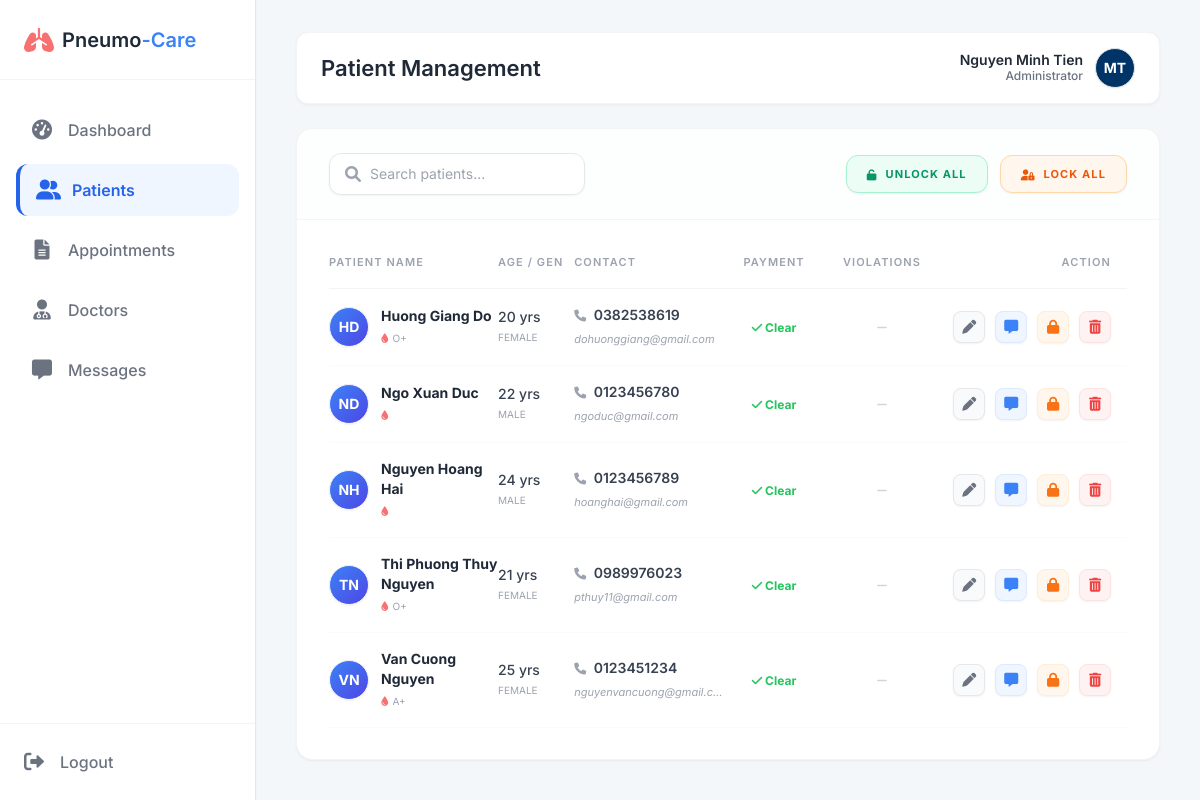
The app's page /adm_patients.php (signed in) with its own data.
### tables this page shows
CREATE TABLE `Patient_Profiles` (
  `patient_id` int(11) NOT NULL,
  `date_of_birth` date NOT NULL,
  `gender` enum('Male','Female','Other') DEFAULT NULL,
  `blood_group` varchar(5) DEFAULT NULL,
  `phone_number` varchar(20) DEFAULT NULL,
  `address` text DEFAULT NULL,
  `identity_card_number` varchar(20) DEFAULT NULL,
  `violations` int(11) NOT NULL DEFAULT 0
);

CREATE TABLE `Users` (
  `user_id` int(11) NOT NULL,
  `email` varchar(100) NOT NULL,
  `password_hash` varchar(255) NOT NULL,
  `full_name` varchar(100) NOT NULL,
  `role` enum('Admin','Doctor','Patient') NOT NULL,
  `avatar_url` text DEFAULT NULL,
  `is_active` tinyint(1) DEFAULT 1,
  `created_at` timestamp NOT NULL DEFAULT current_timestamp()
);

### adm_patients.php (the view, shortened to what this page needs)
<?php
require 'db.php';
$adminName = $_SESSION['name'];
function getInitials($fullName) {
    $words = explode(' ', trim($fullName));
    $count = count($words);
    if ($count >= 2) {
        $first = mb_substr($words[$count - 2], 0, 1, 'UTF-8');
        $second = mb_substr($words[$count - 1], 0, 1, 'UTF-8');
        return mb_strtoupper($first . $second, 'UTF-8');
    } elseif ($count == 1) {
        return mb_strtoupper(mb_substr($words[0], 0, 1, 'UTF-8'), 'UTF-8');
    }
    return '?';
}
$patients = [];
try {
    $pdo->exec("
        UPDATE Users SET is_active = 2
        WHERE role = 'Patient' AND user_id IN (
            SELECT patient_id FROM Appointments
            WHERE status = 'No-Show'
            GROUP BY patient_id
            HAVING COUNT(*) >= 3
        )
    ");
    $stmt = $pdo->query("
        SELECT u.user_id, u.full_name, u.email, u.avatar_url, u.is_active,
               pp.date_of_birth, pp.gender, pp.blood_group, pp.phone_number,
               (SELECT COUNT(*) FROM Appointments a WHERE a.patient_id = u.user_id AND a.status = 'Completed' AND a.fee_status = 'Unpaid') as unpaid_count,
               (SELECT COUNT(*) FROM Appointments a2 WHERE a2.patient_id = u.user_id AND a2.status = 'No-Show') as noshow_count
        FROM Users u
        JOIN Patient_Profiles pp ON u.user_id = pp.patient_id
        WHERE u.role = 'Patient' AND u.is_active IN (1, 2)
        ORDER BY noshow_count DESC, unpaid_count DESC, u.full_name ASC
    ");
    $patients = $stmt->fetchAll();
} catch (PDOException $e) {
    die("<div style='color:red; padding:20px; background:#fee2e2; border:1px solid #ef4444; margin:20px;'><b>Lỗi DB:</b> " . $e->getMessage() . "</div>");
}
function calculateAge($birthDate) {
    return date_diff(date_create($birthDate), date_create('today'))->y;
}
?>
<!DOCTYPE html>
<html lang="vi">
<head>
    <script src="https://cdn.tailwindcss.com"></script>
    <link href="https://cdnjs.cloudflare.com/ajax/libs/font-awesome/6.0.0/css/all.min.css" rel="stylesheet">
</head>
<body class="flex h-screen overflow-hidden text-gray-800">
<div class="flex w-full h-full relative">
    <aside class="w-64 bg-white border-r border-gray-200 flex flex-col h-full flex-shrink-0 z-10 shadow-sm">
        <div class="h-20 flex items-center px-6 border-b border-gray-100">
            <i class="fa-solid fa-lungs text-red-400 text-2xl mr-2"></i>
            <span class="text-xl font-semibold">Pneumo<span class="text-blue-500">-Care</span></span>
        </div>
        <nav class="flex-1 px-4 py-6 space-y-2 overflow-y-auto">
            <a href="adm_dashboard.php" class="flex items-center gap-4 px-4 py-3 text-gray-500 hover:bg-gray-50 hover:text-gray-800 rounded-xl transition-colors font-medium">
                <i class="fa-solid fa-gauge-high w-5 text-center text-xl"></i><span>Dashboard</span>
            </a>
            <a href="adm_patients.php" class="sidebar-active flex items-center gap-4 px-4 py-3 rounded-xl font-semibold transition-colors">
                <i class="fa-solid fa-user-group w-5 text-center text-xl"></i><span>Patients</span>
            </a>
            <a href="adm_appointments.php" class="flex items-center gap-4 px-4 py-3 text-gray-500 hover:bg-gray-50 hover:text-gray-800 rounded-xl transition-colors font-medium">
                <i class="fa-solid fa-file-lines w-5 text-center text-xl"></i><span>Appointments</span>
            </a>
            <a href="adm_doctors.php" class="flex items-center gap-4 px-4 py-3 text-gray-500 hover:bg-gray-50 hover:text-gray-800 rounded-xl transition-colors font-medium">
                <i class="fa-solid fa-user-doctor w-5 text-center text-xl"></i><span>Doctors</span>
            </a>
            <a href="adm_messages.php" class="flex items-center gap-4 px-4 py-3 text-gray-500 hover:bg-gray-50 hover:text-gray-800 rounded-xl transition-colors font-medium">
                <i class="fa-solid fa-message w-5 text-center text-xl"></i><span>Messages</span>
            </a>
        </nav>
        <div class="p-6 border-t mt-auto border-gray-100">
            <a href="logout.php" class="flex items-center gap-4 text-gray-500 hover:text-red-500 transition-colors font-medium">
                <i class="fa-solid fa-right-from-bracket text-xl"></i><span>Logout</span>
            </a>
        </div>
    </aside>
    <main class="main-content bg-[#f4f7fa]">
        <div class="topbar-wrapper flex-shrink-0">
            <header class="topbar">
                <h1>Patient Management</h1>
                <div class="flex items-center gap-6">
                    <div class="flex items-center gap-3 cursor-pointer">
                        <div class="text-right hidden sm:block">
                            <p class="text-sm font-semibold text-gray-800" style="line-height: 1.2;"><?php echo htmlspecialchars($adminName); ?></p>
                            <p class="text-xs text-gray-500 font-medium">Administrator</p>
                        </div>
                        <div class="w-10 h-10 rounded-full bg-[#003366] text-white flex items-center justify-center font-bold text-sm shadow-sm border border-gray-200">
                            <?php echo getInitials($adminName); ?>
                        </div>
                    </div>
                </div>
            </header>
        </div>
        <div class="content-area max-w-7xl mx-auto w-full">
            <div class="bg-white rounded-2xl shadow-sm border border-gray-100 flex flex-col min-h-full overflow-hidden">
                <div class="px-8 py-6 border-b border-gray-100 flex justify-between items-center bg-gray-50/30">
                    <div class="relative w-64">
                        <input type="text" id="searchPatient" placeholder="Search patients..." class="w-full bg-white border border-gray-200 rounded-xl py-2.5 px-4 pl-10 text-sm focus:border-blue-400 outline-none transition-colors shadow-sm">
                        <i class="fa-solid fa-magnifying-glass absolute left-4 top-1/2 -translate-y-1/2 text-gray-400"></i>
                    </div>
                    <div class="flex gap-3">
                        <a href="?action=unblock_all" onclick="return confirm('Bạn có chắc chắn muốn MỞ KHÓA TẤT CẢ bệnh nhân? Hành động này sẽ cho phép mọi người đặt lịch trở lại.')" class="bg-emerald-50 text-emerald-600 border border-emerald-200 px-5 py-2.5 rounded-xl text-[11px] uppercase tracking-widest font-bold hover:bg-emerald-600 hover:text-white transition-all shadow-sm flex items-center gap-2">
                            <i class="fa-solid fa-unlock"></i> Unlock All
                        </a>
                        <a href="?action=block_all" onclick="return confirm('CẢNH BÁO NGUY HIỂM: Bạn có chắc chắn muốn KHÓA TẤT CẢ tài khoản bệnh nhân?')" class="bg-orange-50 text-orange-600 border border-orange-200 px-5 py-2.5 rounded-xl text-[11px] uppercase tracking-widest font-bold hover:bg-orange-600 hover:text-white transition-all shadow-sm flex items-center gap-2">
                            <i class="fa-solid fa-user-lock"></i> Lock All
                        </a>
                    </div>
                </div>
                <div class="flex-1 overflow-auto px-8 pb-4">
                    <table class="w-full text-left text-sm mt-4">
                        <thead class="text-gray-400 border-b border-gray-100 uppercase text-[11px] tracking-widest">
                            <tr>
                                <th class="py-4 font-semibold w-[22%]">Patient Name</th>
                                <th class="py-4 font-semibold w-[10%]">Age / Gen</th>
                                <th class="py-4 font-semibold w-[15%]">Contact</th>
                                <th class="py-4 font-semibold w-[13%] text-center">Payment</th>
                                <th class="py-4 font-semibold w-[15%] text-center">Violations</th>
                                <th class="py-4 font-semibold w-[25%] text-right pr-4">Action</th>
                            </tr>
                        </thead>
                        <tbody class="text-gray-600" id="patientTableBody">
                            <?php if (empty($patients)): ?>
                                <tr><td colspan="6" class="py-16 text-center text-gray-400 italic">Chưa có bệnh nhân nào trong hệ thống.</td></tr>
                            <?php else: ?>
                                <?php foreach ($patients as $p): ?>
                                <tr class="border-b border-gray-50 hover:bg-blue-50/30 transition-colors patient-row">
                                <td class="py-4">
                                    <div class="flex items-center gap-3">
                                        <div class="relative">
                                            <div class="w-10 h-10 rounded-full flex items-center justify-center text-sm font-bold shadow-sm overflow-hidden border border-gray-100 bg-gradient-to-br from-blue-500 to-indigo-600 text-white">
                                                <?php
                                                $nameParts = explode(' ', trim($p['full_name']));
                                                $initials = strtoupper(substr($nameParts[0], 0, 1));
                                                if (count($nameParts) > 1) { $initials .= strtoupper(substr(end($nameParts), 0, 1)); }
                                                $avatarPath = $p['avatar_url'] ?: 'img/default.png';
                                                if (!empty($p['avatar_url']) && file_exists($p['avatar_url'])):
                                                ?>
                                                    <img src="<?php echo $avatarPath; ?>"
                                                        class="w-full h-full object-cover"
                                                        onerror="this.style.display='none'; this.nextElementSibling.style.display='flex';">
                                                    <span class="hidden w-full h-full items-center justify-center"><?php echo $initials; ?></span>
                                                <?php else: ?>
                                                    <span><?php echo $initials; ?></span>
                                                <?php endif; ?>
                                            </div>
                                        </div>
                                            <div class="flex flex-col">
                                                <span class="font-bold text-gray-800 <?php echo $p['is_active'] == 2 ? 'text-gray-400 line-through' : ''; ?>"><?php echo htmlspecialchars($p['full_name']); ?></span>
                                                <span class="text-[10px] text-gray-400 mt-0.5"><i class="fa-solid fa-droplet text-red-400 mr-1"></i><?php echo $p['blood_group']; ?></span>
                                            </div>
                                        </div>
                                    </td>
                                    <td class="py-4">
                                        <p class="font-medium text-gray-700"><?php echo calculateAge($p['date_of_birth']); ?> yrs</p>
                                        <p class="text-[10px] text-gray-400 uppercase"><?php echo $p['gender']; ?></p>
                                    </td>
                                    <td class="py-4">
                                        <p class="font-semibold text-gray-700"><i class="fa-solid fa-phone text-gray-400 text-xs w-4"></i> <?php echo $p['phone_number']; ?></p>
                                        <p class="italic text-[11px] text-gray-400 mt-1 truncate max-w-[150px]" title="<?php echo htmlspecialchars($p['email']); ?>"><?php echo htmlspecialchars($p['email']); ?></p>
                                    </td>
                                    <td class="py-4 text-center">
                                        <?php if($p['unpaid_count'] > 0): ?>
                                            <span class="bg-yellow-50 text-yellow-600 border border-yellow-200 px-3 py-1.5 rounded-full text-[10px] font-extrabold uppercase tracking-widest shadow-sm cursor-help" title="Có <?php echo $p['unpaid_count']; ?> hóa đơn chưa thanh toán">
                                                Debt: <?php echo $p['unpaid_count']; ?>
                                            </span>
                                        <?php else: ?>
                                            <span class="text-green-500 text-xs font-bold"><i class="fa-solid fa-check"></i> Clear</span>
                                        <?php endif; ?>
                                    </td>
                                    <td class="py-4 text-center">
                                        <?php if($p['noshow_count'] > 0): ?>
                                            <span class="bg-red-50 text-red-600 border border-red-200 px-3 py-1.5 rounded-full text-[10px] font-extrabold uppercase tracking-widest shadow-sm cursor-help" title="Đã đặt lịch nhưng bùng <?php echo $p['noshow_count']; ?> lần">
                                                <i class="fa-solid fa-triangle-exclamation mr-1"></i> <?php echo $p['noshow_count']; ?> No-Shows
                                            </span>
                                        <?php else: ?>
                                            <span class="text-gray-300 text-xs font-bold"><i class="fa-solid fa-minus"></i></span>
                                        <?php endif; ?>
                                    </td>
                                    <td class="py-4 text-right pr-4 space-x-1.5">
                                        <button onclick="openEditModal(<?php echo $p['user_id']; ?>, '<?php echo addslashes($p['full_name']); ?>', '<?php echo addslashes($p['phone_number']); ?>')" title="Edit Profile" class="inline-flex items-center justify-center w-8 h-8 bg-gray-50 text-gray-500 hover:bg-gray-600 hover:text-white rounded-lg border border-gray-200 transition-all shadow-sm">
                                            <i class="fa-solid fa-pen text-sm"></i>
                                        </button>
                                        <a href="adm_messages.php?receiver_id=<?php echo $p['user_id']; ?>" title="Send Message" class="inline-flex items-center justify-center w-8 h-8 bg-blue-50 text-blue-500 hover:bg-blue-600 hover:text-white rounded-lg border border-blue-100 transition-all shadow-sm">
                                            <i class="fa-solid fa-message text-sm"></i>
                                        </a>
                                        <?php if($p['is_active'] == 1): ?>
                                            <a href="?action=block&id=<?php echo $p['user_id']; ?>" onclick="return confirm('Block this patient from booking new appointments?')" title="Block Booking Access" class="inline-flex items-center justify-center w-8 h-8 bg-orange-50 text-orange-500 hover:bg-orange-500 hover:text-white rounded-lg border border-orange-100 transition-all shadow-sm">
                                                <i class="fa-solid fa-lock text-sm"></i>
                                            </a>
                                        <?php endif; ?>
                                        <a href="?action=delete&id=<?php echo $p['user_id']; ?>" onclick="return confirm('Xóa bệnh nhân này? Toàn bộ dữ liệu liên quan sẽ bị xóa!')" title="Delete Patient" class="inline-flex items-center justify-center w-8 h-8 bg-red-50 text-red-500 hover:bg-red-600 hover:text-white rounded-lg border border-red-100 transition-all shadow-sm">
                                            <i class="fa-solid fa-trash-can text-sm"></i>
                                        </a>
                                    </td>
                                </tr>
                                <?php endforeach; ?>
                            <?php endif; ?>
                        </tbody>
                    </table>
                </div>
            </div>
        </div>
    </main>
</div>
</body>
</html>

### records on screen
patient_profiles: patient_id.full_name "HD", patient_id.full_name "Huong Giang Do", blood_group "O+", date_of_birth "20", gender "FEMALE", phone_number "0382538619", patient_id.email "dohuonggiang@gmail.com"
patient_profiles: patient_id.full_name "ND", patient_id.full_name "Ngo Xuan Duc", date_of_birth "22", gender "MALE", phone_number "0123456780", patient_id.email "ngoduc@gmail.com"
patient_profiles: patient_id.full_name "NH", patient_id.full_name "Nguyen Hoang Hai", date_of_birth "24", gender "MALE", phone_number "0123456789", patient_id.email "hoanghai@gmail.com"
patient_profiles: patient_id.full_name "TN", patient_id.full_name "Thi Phuong Thuy Nguyen", blood_group "O+", date_of_birth "21", gender "FEMALE", phone_number "0989976023", patient_id.email "pthuy11@gmail.com"
patient_profiles: patient_id.full_name "VN", patient_id.full_name "Van Cuong Nguyen", blood_group "A+", date_of_birth "25", gender "FEMALE", phone_number "0123451234", patient_id.email "nguyenvancuong@gmail.c…"

### other values on screen
$adminName "Nguyen Minh Tien"
getInitials($adminName) "MT"
